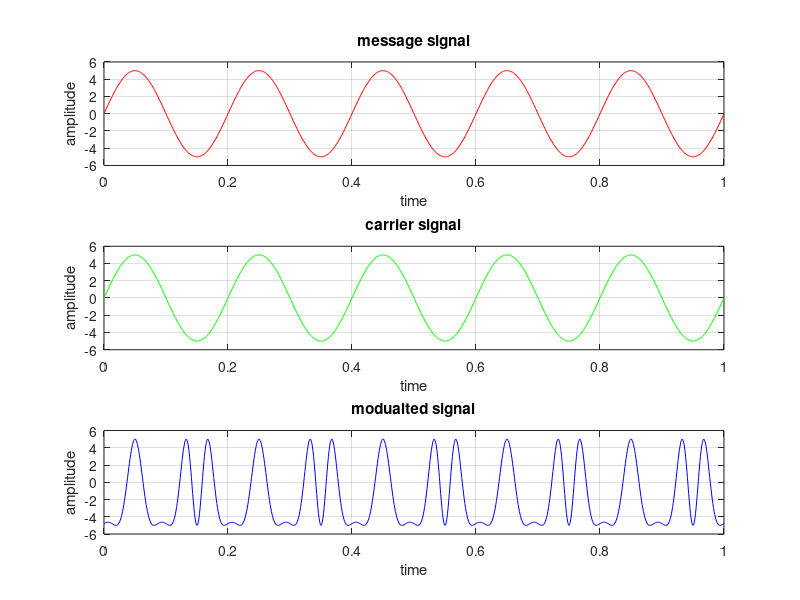

This chart was generated by the following MATLAB code:
t = 0:0.001:1;
vm = input('enter amp (msg)');
vc = input('enter amp (carrier)');
fm = input('enter freq (msg)');
fc = input('enter freq (carrier)');
m = input('modulation index');
msg = vm*sin(2*pi*fm*t);
subplot(3,1,1);
plot(t,msg,'r');
title('message signal');
xlabel('time');
ylabel('amplitude');
grid on;
carrier = vc*sin(2*pi*fc*t);
subplot(3,1,2);
plot(t,carrier,'g');
title('carrier signal');
xlabel('time');
ylabel('amplitude');
grid on;
y = vc*sin(2*pi*fc*t+m.*cos(2*pi*fm*t));
subplot(3,1,3);
plot(t,y,'b');
xlabel('time');
ylabel('amplitude');
title('modualted signal');
grid on;